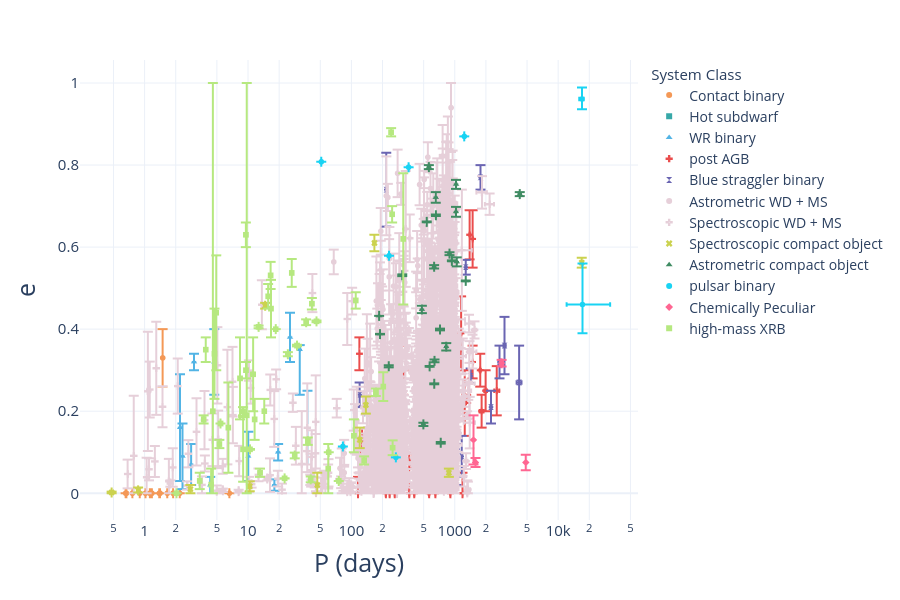

Notebook code for this chart:
### Code cell
## Perios vs eccentricity 
make_scatter(
    df,
    x='Period', y='Eccentricity',
    out_html=None,
    out_pdf=None,
    x_log=True, y_log=False,
    x_title=r'P (days)', 
    y_title=r'e',  
    export_legend_to_pdf=False, 
    export_height=600,
    export_width=900,
    export_scale=3
)

### Figure 1 — Plotly figure (JSON) as saved in the notebook; plotly's stock layout.template omitted (floating-point values rounded to 4 significant figures; data arrays with more than 128 entries replaced by an {"elided": "..."} marker saying what was removed)
{"data": [{"customdata": [["O6-7:(f):", "O4 f +", "MS", "MS", 0.0006, 0.0006, 0, 0], ["O4.5-6V", "O6V", "MS", "MS", 0, 0, 0, 0], ["O7V", "O8V", "MS", "MS", 0, 0, 0, 0], ["O6.5V((f))", "O6V((f))", "MS", "MS", 1e-05, 1e-05, 0, 0], ["O4.5 V(n)((fc))z", "O5.5 V(n)((fc))z", "MS", "MS", 0, 0, 0, 0], ["B1V", "B1V", "MS", "MS", 0, 0, 0, 0], ["B1V", "B1V", "MS", "MS", 0, 0, 0, 0], ["B", "B", "MS", "MS", 0.001, 0.001, 0, 0], ["B0.5V", "B2V", "MS", "MS", 0, 0, 0.07, 0.07], ["B1-1.5V", "B1-1.5V", "MS", "MS", 0, 0, 0, 0], ["B0V", "B1-2 IV/V", "MS", "MS", 1e-05, 1e-05, 0, 0], ["B0V", "B1.5III", "MS", "MS", 1e-05, 1e-05, 0, 0], ["B5V", "B5/7V", "MS", "MS", 3e-05, 3e-05, 0, 0], ["O6.5-7 Ia", "Ofpe/WN9", "MS", "MS", 3e-05, 3e-05, 0, 0], ["O9V", "O9V", "MS", "MS", 0, 0, 0, 0]], "error_x": {"array": [0.0006, 0.0, 0.0, 1e-05, 0.0, 0.0, 0.0, 0.001, 0.0, 0.0, 1e-05, 1e-05, 3e-05, 3e-05, 0.0], "arrayminus": [0.0006, 0.0, 0.0, 1e-05, 0.0, 0.0, 0.0, 0.001, 0.0, 0.0, 1e-05, 1e-05, 3e-05, 3e-05, 0.0]}, "error_y": {"array": [0.0, 0.0, 0.0, 0.0, 0.0, 0.0, 0.0, 0.0, 0.07, 0.0, 0.0, 0.0, 0.0, 0.0, 0.0], "arrayminus": [0.0, 0.0, 0.0, 0.0, 0.0, 0.0, 0.0, 0.0, 0.07, 0.0, 0.0, 0.0, 0.0, 0.0, 0.0]}, "hovertemplate": "<b>%{hovertext}</b><br><br>system_class=Contact binary<br>Period=%{x}<br>Eccentricity=%{y}<br>obs_type_1=%{customdata[0]}<br>obs_type_2=%{customdata[1]}<br>evol_type_1=%{customdata[2]}<br>evol_type_2=%{customdata[3]}<br>Period_err_plus=%{customdata[4]}<br>Period_err_minus=%{customdata[5]}<br>Eccentricity_err_plus=%{customdata[6]}<br>Eccentricity_err_minus=%{customdata[7]}<extra></extra>", "hovertext": ["LSS 3074", "MY Cam", "TU Mus", "V382 Cyg", "VFTS 352", "CT Tau", "GU Mon", "SV Cen", "V606 Cen", "V701 Sco", "V745 Cas", "VFTS 066", "RZ Pyx", "V729 Cyg", "HD 64315B"], "legendgroup": "Contact binary", "marker": {"color": "#f49856", "symbol": "circle"}, "mode": "markers", "name": "Contact binary", "showlegend": true, "type": "scattergl", "x": [2.185, 1.175, 1.387, 1.886, 1.124, 0.6668, 0.8966, 1.658, 1.495, 0.7619, 1.411, 1.141, 0.6563, 6.598, 1.019], "xaxis": "x", "y": [0.0, 0.0, 0.0, 0.0, 0.0, 0.0, 0.0, 0.0, 0.33, 0.0, 0.0, 0.0, 0.0, 0.0, 0.0], "yaxis": "y"}, {"customdata": [["Be", "sdOB", "MS", "He-star", 0.038, 0.038, 0.01, 0.01]], "error_x": {"array": [0.038], "arrayminus": [0.038]}, "error_y": {"array": [0.01], "arrayminus": [0.01]}, "hovertemplate": "<b>%{hovertext}</b><br><br>system_class=Hot subdwarf<br>Period=%{x}<br>Eccentricity=%{y}<br>obs_type_1=%{customdata[0]}<br>obs_type_2=%{customdata[1]}<br>evol_type_1=%{customdata[2]}<br>evol_type_2=%{customdata[3]}<br>Period_err_plus=%{customdata[4]}<br>Period_err_minus=%{customdata[5]}<br>Eccentricity_err_plus=%{customdata[6]}<br>Eccentricity_err_minus=%{customdata[7]}<extra></extra>", "hovertext": ["HD200310"], "legendgroup": "Hot subdwarf", "marker": {"color": "#37a8a8", "symbol": "square"}, "mode": "markers", "name": "Hot subdwarf", "showlegend": true, "type": "scattergl", "x": [147.6], "xaxis": "x", "y": [0.2], "yaxis": "y"}, {"customdata": [["O6 V", "WR-WN4", "MS", "He-star", 0.002, 0.002, 0.014, 0.014], ["B1.5 V", "WR-WN3", "MS", "He-star", 0.0003, 0.0003, 0.13, 0.13], ["O9 V", "WR-WN3", "MS", "He-star", 0.0002, 0.0002, 0.05, 0.05], ["O9 V", "WR-WN4", "MS", "He-star", 0.03, 0.03, 0.011, 0.11], ["O9 V", "WR-WN4", "MS", "He-star", 0.0007, 0.0007, 0.08, 0.08], ["O9 V", "WR-WN4", "MS", "He-star", 0.06, 0.06, 0.09, 0.09], ["O6.5 V", "WR-WN3", "MS", "He-star", 0.0005, 0.0005, 0.08, 0.08], ["O7.5 III", "WR-WN7", "MS", "He-star", 0.00029, 0.00029, 0.02, 0.02], ["O6 V", "WR-WN3", "MS", "He-star", 0.0006, 0.0006, 0.02, 0.02], ["O7 V", "WR-WN3", "MS", "He-star", 0.04, 0.04, 0.06, 0.06], ["O-O9", "WR-WN3", "MS", "He-star", 0.005, 0.005, 0.06, 0.06], ["O-O6 I", "WR-WN4", "MS", "He-star", 0.0005, 0.0005, 0.02, 0.02], ["O-O4 V", "WR-WO4", "MS", "He-star", 0.0005, 0.0005, 0.02, 0.02]], "error_x": {"array": [0.002, 0.0003, 0.0002, 0.03, 0.0007, 0.06, 0.0005, 0.00029, 0.0006, 0.04, 0.005, 0.0005, 0.0005], "arrayminus": [0.002, 0.0003, 0.0002, 0.03, 0.0007, 0.06, 0.0005, 0.00029, 0.0006, 0.04, 0.005, 0.0005, 0.0005]}, "error_y": {"array": [0.014, 0.13, 0.05, 0.011, 0.08, 0.09, 0.08, 0.02, 0.02, 0.06, 0.06, 0.02, 0.02], "arrayminus": [0.014, 0.13, 0.05, 0.11, 0.08, 0.09, 0.08, 0.02, 0.02, 0.06, 0.06, 0.02, 0.02]}, "hovertemplate": "<b>%{hovertext}</b><br><br>system_class=WR binary<br>Period=%{x}<br>Eccentricity=%{y}<br>obs_type_1=%{customdata[0]}<br>obs_type_2=%{customdata[1]}<br>evol_type_1=%{customdata[2]}<br>evol_type_2=%{customdata[3]}<br>Period_err_plus=%{customdata[4]}<br>Period_err_minus=%{customdata[5]}<br>Eccentricity_err_plus=%{customdata[6]}<br>Eccentricity_err_minus=%{customdata[7]}<extra></extra>", "hovertext": ["BAT99 19", "BAT99 29", "BAT99 43", "BAT99 49", "BAT99 59", "BAT99 64", "BAT99 71", "BAT99 77", "BAT99 92", "BAT99 126", "SMC AB 3", "SMC AB 7", "SMC AB 8"], "legendgroup": "WR binary", "marker": {"color": "#52b4e5", "symbol": "triangle-up"}, "mode": "markers", "name": "WR binary", "showlegend": true, "type": "scattergl", "x": [17.99, 2.202, 2.816, 31.69, 4.713, 37.59, 2.326, 3.003, 4.312, 25.5, 10.05, 19.56, 19.56], "xaxis": "x", "y": [0.02, 0.16, 0.07, 0.35, 0.32, 0.16, 0.09, 0.32, 0.02, 0.38, 0.09, 0.1, 0.1], "yaxis": "y"}, {"customdata": {"elided": "33x8 mixed values"}, "error_x": {"array": [0.2, 1.2, 0.4, 0.02, 36.0, 14.0, 1.1, 0.2, 0.3, 61.0, 5.9, 8.7, 1.0, 0.7, 80.0, 0.1, 0.04, 0.7, 0.4, 1.0, 27.0, 0.7, 3.5, 12.0, 0.7, 0.08, 0.1, 10.0, 0.002, 2.2, 7.6, 5.3, 143.0], "arrayminus": [0.2, 1.2, 0.4, 0.02, 36.0, 14.0, 1.1, 0.2, 0.3, 61.0, 5.9, 8.7, 1.0, 0.7, 80.0, 0.1, 0.04, 0.7, 0.4, 1.0, 27.0, 0.7, 3.5, 12.0, 0.7, 0.08, 0.1, 10.0, 0.002, 2.2, 7.6, 5.3, 143.0]}, "error_y": {"array": [0.07, 0.05, 0.006, 0.005, 0.08, 0.09, 0.03, 0.02, 0.01, 0.05, 0.03, 0.04, 0.1, 0.05, 0.04, 0.01, 0.02, 0.05, 0.03, 0.02, 0.04, 0.02, 0.13, 0.06, 0.03, 0.03, 0.04, 0.07, 0.04, 0.04, 0.06, 0.04, 0.06], "arrayminus": [0.07, 0.0, 0.006, 0.005, 0.08, 0.09, 0.03, 0.02, 0.01, 0.05, 0.0, 0.04, 0.0, 0.05, 0.04, 0.01, 0.0, 0.0, 0.0, 0.02, 0.04, 0.02, 0.0, 0.06, 0.03, 0.03, 0.04, 0.07, 0.0, 0.0, 0.0, 0.04, 0.06]}, "hovertemplate": "<b>%{hovertext}</b><br><br>system_class=post AGB<br>Period=%{x}<br>Eccentricity=%{y}<br>obs_type_1=%{customdata[0]}<br>obs_type_2=%{customdata[1]}<br>evol_type_1=%{customdata[2]}<br>evol_type_2=%{customdata[3]}<br>Period_err_plus=%{customdata[4]}<br>Period_err_minus=%{customdata[5]}<br>Eccentricity_err_plus=%{customdata[6]}<br>Eccentricity_err_minus=%{customdata[7]}<extra></extra>", "hovertext": ["89 Her", "AC Her", "BD+39 4926", "BD+46 442", "DY Ori", "EP Lyr", "HD 44179", "HD 46703", "HD 52961", "HD 95767", "HD 108015", "HD 131356", "HD 158616", "HD 213985", "HP Lyr", "HR 4049", "IRAS 05208-2035", "IRAS 06165+3158", "IRAS 06452-3456", "IRAS 08544-4431", "IRAS 09144-4933", "IRAS 15469-5311", "IRAS 16230-3410", "IRAS 17038-4815", "IRAS 19125+0343", "IRAS 19135+3937", "IRAS 19157-0247", "RU Cen", "SAO 173329", "ST Pup", "SX Cen", "TW Cam", "U Mon"], "legendgroup": "post AGB", "marker": {"color": "#ea4d4d", "symbol": "cross"}, "mode": "markers", "name": "post AGB", "showlegend": true, "type": "scattergl", "x": [289.1, 1189.0, 871.7, 140.8, 1248.0, 1151.0, 317.6, 597.4, 1289.0, 1989.0, 906.3, 1488.0, 363.3, 259.6, 1818.0, 430.6, 234.4, 262.6, 215.4, 501.1, 1762.0, 390.2, 649.8, 1394.0, 519.7, 127.0, 119.6, 1489.0, 116.0, 406.0, 564.3, 662.2, 2550.0], "xaxis": "x", "y": [0.29, 0.0, 0.024, 0.085, 0.22, 0.39, 0.27, 0.3, 0.23, 0.25, 0.0, 0.32, 0.0, 0.21, 0.2, 0.3, 0.0, 0.0, 0.0, 0.2, 0.3, 0.08, 0.0, 0.63, 0.24, 0.13, 0.34, 0.62, 0.0, 0.0, 0.0, 0.25, 0.25], "yaxis": "y"}, {"customdata": {"elided": "17x8 mixed values"}, "error_x": {"array": [4.0, 30.0, 8.0, 8.0, 70.0, 1.6, 1.7, 2.4, 12.0, 3.0, 0.04, 9.0, 7.0, 60.0, 6.0, 230.0, 0.4], "arrayminus": [4.0, 30.0, 8.0, 8.0, 70.0, 1.6, 1.7, 2.4, 12.0, 3.0, 0.04, 9.0, 7.0, 60.0, 6.0, 230.0, 0.4]}, "error_y": {"array": [0.03, 0.04, 0.05, 0.05, 0.07, 0.015, 0.04, 0.013, 0.03, 0.05, 0.03, 0.018, 0.018, 0.04, 0.07, 0.09, 0.09], "arrayminus": [0.03, 0.04, 0.05, 0.05, 0.07, 0.015, 0.04, 0.013, 0.03, 0.05, 0.03, 0.018, 0.018, 0.04, 0.07, 0.09, 0.09]}, "hovertemplate": "<b>%{hovertext}</b><br><br>system_class=Blue straggler binary<br>Period=%{x}<br>Eccentricity=%{y}<br>obs_type_1=%{customdata[0]}<br>obs_type_2=%{customdata[1]}<br>evol_type_1=%{customdata[2]}<br>evol_type_2=%{customdata[3]}<br>Period_err_plus=%{customdata[4]}<br>Period_err_minus=%{customdata[5]}<br>Eccentricity_err_plus=%{customdata[6]}<br>Eccentricity_err_minus=%{customdata[7]}<extra></extra>", "hovertext": ["Cl* NGC 188 PKM 451", "Cl* NGC 188 PKM 1888", "Cl* NGC 188 PKM 2679", "Cl* NGC 188 PKM 4348", "Cl* NGC 188 PKM 4540", "Cl* NGC 188 PKM 4581", "Cl* NGC 188 PKM 4589", "Cl* NGC 188 PKM 4970", "Cl* NGC 188 PKM 5325", "Cl* NGC 188 PKM 5350", "Cl* NGC 188 PKM 5379", "Cl* NGC 188 PKM 5434", "Cl* NGC 188 PKM 5671", "[NMM2020] WOCS 5011", "[NMM2020] WOCS 10011", "[NMM2020] WOCS 20009", "[NMM2020] WOCS 36011"], "legendgroup": "Blue straggler binary", "marker": {"color": "#6a65b2", "symbol": "hourglass"}, "mode": "markers", "name": "Blue straggler binary", "showlegend": true, "type": "scattergl", "x": [722.0, 2240.0, 1033.0, 1168.0, 3030.0, 546.7, 615.2, 1003.0, 1772.0, 690.0, 120.2, 1277.0, 1423.0, 2710.0, 517.0, 4190.0, 217.6], "xaxis": "x", "y": [0.34, 0.21, 0.07, 0.09, 0.36, 0.269, 0.21, 0.095, 0.77, 0.07, 0.24, 0.551, 0.286, 0.32, 0.37, 0.27, 0.74], "yaxis": "y"}, {"customdata": {"elided": "3136x8 mixed values"}, "error_x": {"array": {"elided": "3136 float values"}, "arrayminus": {"elided": "3136 float values"}}, "error_y": {"array": {"elided": "3136 float values"}, "arrayminus": {"elided": "3136 float values"}}, "hovertemplate": "<b>%{hovertext}</b><br><br>system_class=Astrometric WD + MS<br>Period=%{x}<br>Eccentricity=%{y}<br>obs_type_1=%{customdata[0]}<br>obs_type_2=%{customdata[1]}<br>evol_type_1=%{customdata[2]}<br>evol_type_2=%{customdata[3]}<br>Period_err_plus=%{customdata[4]}<br>Period_err_minus=%{customdata[5]}<br>Eccentricity_err_plus=%{customdata[6]}<br>Eccentricity_err_minus=%{customdata[7]}<extra></extra>", "hovertext": {"elided": "3136 str values"}, "legendgroup": "Astrometric WD + MS", "marker": {"color": "#e6cfd9", "symbol": "circle"}, "mode": "markers", "name": "Astrometric WD + MS", "showlegend": true, "type": "scattergl", "x": {"elided": "3136 float values"}, "xaxis": "x", "y": {"elided": "3136 float values"}, "yaxis": "y"}, {"customdata": {"elided": "238x8 mixed values"}, "error_x": {"array": {"elided": "238 float values"}, "arrayminus": {"elided": "238 float values"}}, "error_y": {"array": {"elided": "238 float values"}, "arrayminus": {"elided": "238 float values"}}, "hovertemplate": "<b>%{hovertext}</b><br><br>system_class=Spectroscopic WD + MS<br>Period=%{x}<br>Eccentricity=%{y}<br>obs_type_1=%{customdata[0]}<br>obs_type_2=%{customdata[1]}<br>evol_type_1=%{customdata[2]}<br>evol_type_2=%{customdata[3]}<br>Period_err_plus=%{customdata[4]}<br>Period_err_minus=%{customdata[5]}<br>Eccentricity_err_plus=%{customdata[6]}<br>Eccentricity_err_minus=%{customdata[7]}<extra></extra>", "hovertext": {"elided": "238 str values"}, "legendgroup": "Spectroscopic WD + MS", "marker": {"color": "#e6cfd9", "symbol": "cross-dot"}, "mode": "markers", "name": "Spectroscopic WD + MS", "showlegend": true, "type": "scattergl", "x": {"elided": "238 float values"}, "xaxis": "x", "y": {"elided": "238 float values"}, "yaxis": "y"}, {"customdata": [["O7V", "Unknown", "MS", "BH", 0.0004, 0.0004, 0.012, 0.012], ["Unknown", "Unknown", "MS", "BH", 0.09, 0.09, 0.02, 0.02], ["O6.5III", "Unknown", "MS", "BH", 0.00085, 0.00085, 0.007, 0.007], ["RG", "BH?", "RGB", "Unknown", 2, 2, 0.01, 0.01], ["Unknown", "NS/WD?", "MS", "NS", 0, 0, 0.007, 0.005], ["RG", "NS/WD?", "RGB", "NS", 438, 401, 0.012, 0.012], ["Unknown", "NS/WD?", "MS", "NS", 2e-05, 2e-05, 0.01, 0.01], ["Unknown", "NS/WD?", "MS", "NS", 0.2, 0.19, 0.03, 0.02], ["RG", "NS/WD/MS?", "RGB", "NS", 0.12, 0.08, 0.03, 0.02], ["Unknown", "WD/NS?", "MS", "NS", 1e-05, 1e-05, 0.002, 0.002], ["Unknown", "Unknown", "MS", "NS", 0.66, 0.61, 0.021, 0.021]], "error_x": {"array": [0.0004, 0.09, 0.00085, 2.0, 0.0, 438.0, 2e-05, 0.2, 0.12, 1e-05, 0.66], "arrayminus": [0.0004, 0.09, 0.00085, 2.0, 0.0, 401.0, 2e-05, 0.19, 0.08, 1e-05, 0.61]}, "error_y": {"array": [0.012, 0.02, 0.007, 0.01, 0.007, 0.012, 0.01, 0.03, 0.03, 0.002, 0.021], "arrayminus": [0.012, 0.02, 0.007, 0.01, 0.005, 0.012, 0.01, 0.02, 0.02, 0.002, 0.021]}, "hovertemplate": "<b>%{hovertext}</b><br><br>system_class=Spectroscopic compact object<br>Period=%{x}<br>Eccentricity=%{y}<br>obs_type_1=%{customdata[0]}<br>obs_type_2=%{customdata[1]}<br>evol_type_1=%{customdata[2]}<br>evol_type_2=%{customdata[3]}<br>Period_err_plus=%{customdata[4]}<br>Period_err_minus=%{customdata[5]}<br>Eccentricity_err_plus=%{customdata[6]}<br>Eccentricity_err_minus=%{customdata[7]}<extra></extra>", "hovertext": ["VFTS 243", "NGC 3201 #12560", "HD 130298", "G3425", "2MASS J06163552", "56 UMa", "J0606+2132", "G3431", "G8441", "LAMOST J2354", "G4031"], "legendgroup": "Spectroscopic compact object", "marker": {"color": "#cbd24f", "symbol": "x"}, "mode": "markers", "name": "Spectroscopic compact object", "showlegend": true, "type": "scattergl", "x": [10.4, 167.0, 14.63, 877.0, 0.8666, 16910.0, 2.774, 120.6, 46.81, 0.4799, 138.0], "xaxis": "x", "y": [0.017, 0.61, 0.457, 0.05, 0.007, 0.562, 0.01, 0.13, 0.02, 0.002, 0.215], "yaxis": "y"}, {"customdata": {"elided": "24x8 mixed values"}, "error_x": {"array": [0.003, 0.6, 98.5, 0.5, 0.05, 0.07, 0.11, 0.26, 0.4, 0.18, 0.29, 0.31, 0.22, 0.21, 0.7, 0.6, 0.6, 0.9, 5.0, 0.7, 0.5, 3.3, 5.0, 2.1], "arrayminus": [0.003, 0.6, 98.5, 0.5, 0.05, 0.07, 0.11, 0.26, 0.4, 0.18, 0.29, 0.31, 0.22, 0.21, 0.7, 0.6, 0.6, 0.9, 5.0, 0.7, 0.5, 3.3, 5.0, 2.1]}, "error_y": {"array": [2e-05, 0.0009, 0.0048, 0.002, 0.0007, 0.0026, 0.0021, 0.009, 0.004, 0.001, 0.005, 0.001, 0.004, 0.001, 0.0033, 0.013, 0.0018, 0.0021, 0.009, 0.0035, 0.0011, 0.012, 0.011, 0.011], "arrayminus": [2e-05, 0.0009, 0.0048, 0.002, 0.0007, 0.0026, 0.0021, 0.009, 0.004, 0.001, 0.005, 0.001, 0.004, 0.001, 0.0033, 0.013, 0.0018, 0.0021, 0.009, 0.0035, 0.0011, 0.012, 0.011, 0.011]}, "hovertemplate": "<b>%{hovertext}</b><br><br>system_class=Astrometric compact object<br>Period=%{x}<br>Eccentricity=%{y}<br>obs_type_1=%{customdata[0]}<br>obs_type_2=%{customdata[1]}<br>evol_type_1=%{customdata[2]}<br>evol_type_2=%{customdata[3]}<br>Period_err_plus=%{customdata[4]}<br>Period_err_minus=%{customdata[5]}<br>Eccentricity_err_plus=%{customdata[6]}<br>Eccentricity_err_minus=%{customdata[7]}<extra></extra>", "hovertext": ["Gaia BH1", "Gaia BH2", "Gaia BH3", "Gaia NS1", "J0553-1349", "J2057-4742", "J1553-6846", "J2102+3703", "J0742-4749", "J0152-2049", "J0003-5604", "J1733+5808", "J1150-2203", "J1449+6919", "J0217-7541", "J0639-3655", "J1739+4502", "J0036-0932", "J1048+6547", "J2145+2837", "J2244-2236", "J0824+5254", "J0230+5950", "J0634+6256"], "legendgroup": "Astrometric compact object", "marker": {"color": "#408c63", "symbol": "triangle-up"}, "mode": "markers", "name": "Astrometric compact object", "showlegend": true, "type": "scattergl", "x": [185.4, 1277.0, 4253.0, 730.9, 189.1, 230.2, 310.2, 481.0, 497.6, 536.1, 561.8, 570.9, 631.8, 632.6, 636.1, 654.6, 657.4, 719.8, 827.0, 889.5, 938.3, 1027.0, 1029.0, 1046.0], "xaxis": "x", "y": [0.4323, 0.5176, 0.7291, 0.123, 0.3879, 0.3095, 0.5314, 0.448, 0.168, 0.6615, 0.795, 0.3093, 0.552, 0.2668, 0.3228, 0.721, 0.6777, 0.3993, 0.357, 0.584, 0.5666, 0.686, 0.753, 0.564], "yaxis": "y"}, {"customdata": [["MS/WD?", "Unknown", "MS", "NS", 0.0003, 0.0003, 1e-05, 1e-05], ["MS/WD?", "Unknown", "MS", "NS", 5e-05, 5e-05, 0, 0], ["BIV", "Unknown", "MS", "NS", 0, 0, 0, 0], ["Be", "Unknown", "MS", "NS", 1e-05, 1e-05, 0, 0], ["B", "Unknown", "MS", "NS", 0, 0, 0, 0], ["Be", "Unknown", "MS", "NS", 670, 1000, 0.028, 0.025], ["O/Be", "Unknown", "MS", "NS", 0, 0, 0, 0], ["B6V", "Unknown", "MS", "NS", 14610, 5114, 0.1, 0.07]], "error_x": {"array": [0.0003, 5e-05, 0.0, 1e-05, 0.0, 670.0, 0.0, 14610.0], "arrayminus": [0.0003, 5e-05, 0.0, 1e-05, 0.0, 1000.0, 0.0, 5114.0]}, "error_y": {"array": [1e-05, 0.0, 0.0, 0.0, 0.0, 0.028, 0.0, 0.1], "arrayminus": [1e-05, 0.0, 0.0, 0.0, 0.0, 0.025, 0.0, 0.07]}, "hovertemplate": "<b>%{hovertext}</b><br><br>system_class=pulsar binary<br>Period=%{x}<br>Eccentricity=%{y}<br>obs_type_1=%{customdata[0]}<br>obs_type_2=%{customdata[1]}<br>evol_type_1=%{customdata[2]}<br>evol_type_2=%{customdata[3]}<br>Period_err_plus=%{customdata[4]}<br>Period_err_minus=%{customdata[5]}<br>Eccentricity_err_plus=%{customdata[6]}<br>Eccentricity_err_minus=%{customdata[7]}<extra></extra>", "hovertext": ["PSR B1820-11", "PSR J1954+2529", "PSR J0045-7319", "PSR B1259-63", "PSR J1638-4725", "PSR J2032+4127", "PSR J2108+4516", "PSR J0210+5845"], "legendgroup": "pulsar binary", "marker": {"color": "#19d3f3", "symbol": "circle"}, "mode": "markers", "name": "pulsar binary", "showlegend": true, "type": "scattergl", "x": [357.8, 82.72, 51.17, 1237.0, 231.0, 17000.0, 269.4, 17180.0], "xaxis": "x", "y": [0.7946, 0.114, 0.8079, 0.8699, 0.5789, 0.961, 0.08742, 0.46], "yaxis": "y"}, {"customdata": [["sgCH", "Unknown", "MS", "WD", 20, 20, 0.019, 0.019], ["dBa", "Unknown", "MS", "WD", 6, 6, 0.011, 0.011], ["dBa", "Unknown", "MS", "WD", 11, 11, 0.06, 0.06], ["dBa", "Unknown", "MS", "WD", 99, 99, 0.008, 0.008]], "error_x": {"array": [20.0, 6.0, 11.0, 99.0], "arrayminus": [20.0, 6.0, 11.0, 99.0]}, "error_y": {"array": [0.019, 0.011, 0.06, 0.008], "arrayminus": [0.019, 0.011, 0.06, 0.008]}, "hovertemplate": "<b>%{hovertext}</b><br><br>system_class=Chemically Peculiar<br>Period=%{x}<br>Eccentricity=%{y}<br>obs_type_1=%{customdata[0]}<br>obs_type_2=%{customdata[1]}<br>evol_type_1=%{customdata[2]}<br>evol_type_2=%{customdata[3]}<br>Period_err_plus=%{customdata[4]}<br>Period_err_minus=%{customdata[5]}<br>Eccentricity_err_plus=%{customdata[6]}<br>Eccentricity_err_minus=%{customdata[7]}<extra></extra>", "hovertext": ["BD-10d4311", "BD-18d255", "BD+18d5215", "HD98991"], "legendgroup": "Chemically Peculiar", "marker": {"color": "#FF6692", "symbol": "diamond"}, "mode": "markers", "name": "Chemically Peculiar", "showlegend": true, "type": "scattergl", "x": [4865.0, 1585.0, 1516.0, 2836.0], "xaxis": "x", "y": [0.075, 0.075, 0.13, 0.317], "yaxis": "y"}, {"customdata": {"elided": "49x8 mixed values"}, "error_x": {"array": [0.0014, 0.089, 0.0006, 0.0004, 0.0028, 0.2, 0.29, 0.6, 0.3, 0.7, 0.5, 0.15, 0.4, 0.0002, 0.00045, 0.4, 0.0004, 0.00046, 0.029, 0.002, 0.002, 0.15, 2e-05, 0.25, 0.03, 0.01, 0.00013, 4e-06, 0.0004, 0.001, 0.00036, 0.0009, 0.0004, 8e-05, 0.0016, 0.00028, 0.01, 0.003, 0.09, 0.0002, 0.0003, 0.0009, 0.0, 0.6, 0.007, 0.0005, 0.00088, 0.04, 0.04], "arrayminus": [0.0014, 0.089, 0.0006, 0.0004, 0.0028, 0.2, 0.29, 0.6, 0.3, 0.7, 0.5, 0.15, 0.4, 0.0002, 0.00045, 0.4, 0.0004, 0.00046, 0.029, 0.002, 0.002, 0.15, 2e-05, 0.25, 0.03, 0.01, 0.00013, 4e-06, 0.0004, 0.001, 0.00036, 0.0009, 0.0004, 8e-05, 0.0016, 0.00028, 0.01, 0.003, 0.09, 0.0002, 0.0003, 0.0009, 0.0, 0.6, 0.007, 0.0005, 0.00088, 0.04, 0.04]}, "error_y": {"array": [0.03, 0.035, 0.05, 0.005, 0.034, 0.007, 0.007, 0.018, 0.02, 0.16, 0.09, 0.06, 0.04, 0.03, 0.079, 0.02, 0.033, 0.01, 0.0, 0.03, 0.014, 0.07, 0.01, 0.0, 0.01, 0.01, 0.001, 0.02, 0.81, 0.002, 0.14, 0.8, 0.0, 0.03, 0.11, 0.11, 0.01, 0.0, 0.009, 0.0003, 0.1, 0.039, 0.01, 0.009, 0.007, 0.002, 0.0032, 0.02, 0.0], "arrayminus": [0.03, 0.035, 0.05, 0.005, 0.034, 0.007, 0.007, 0.018, 0.02, 0.16, 0.09, 0.06, 0.04, 0.03, 0.079, 0.02, 0.033, 0.01, 0.0, 0.03, 0.014, 0.07, 0.01, 0.0, 0.01, 0.01, 0.001, 0.02, 0.19, 0.002, 0.14, 0.2, 0.0, 0.03, 0.11, 0.11, 0.01, 0.0, 0.009, 0.0003, 0.1, 0.021, 0.01, 0.009, 0.007, 0.002, 0.0032, 0.02, 0.0]}, "hovertemplate": "<b>%{hovertext}</b><br><br>system_class=high-mass XRB<br>Period=%{x}<br>Eccentricity=%{y}<br>obs_type_1=%{customdata[0]}<br>obs_type_2=%{customdata[1]}<br>evol_type_1=%{customdata[2]}<br>evol_type_2=%{customdata[3]}<br>Period_err_plus=%{customdata[4]}<br>Period_err_minus=%{customdata[5]}<br>Eccentricity_err_plus=%{customdata[6]}<br>Eccentricity_err_minus=%{customdata[7]}<extra></extra>", "hovertext": ["IGR J00370+6122", "gam Cas", "2S 0114+650", "4U 0115+634", "LS I+61 303", "Swift J0243.6+6124", "V 0332+53", "X Per", "1A 0535+262", "HD 259440", "SAX J0635.2+0533", "SGR 0755-2933", "GS 0834-430", "IGR J08408-4503", "Vela X-1", "GRO J1008-57", "1FGL J1018.6-5856", "HD 96670", "Cen X-3", "1E 1145.1-6141", "GX 301-2", "Cir X-1", "4U 1538-522", "XTE J1543-568", "SWIFT J1626.6-5156", "AX J1631.9-4752", "OAO 1657-415", "4U 1700-377", "EXO 1722-363", "GRO J1750-27", "IGR J17544-2619", "IGR J18027-2016", "IGR J18214-1318", "LS 5039", "AX J1841.0-0536", "IGR J18450-0435", "3A 1845-024", "IGR J18483-0311", "XTE J1859+083", "4U 1901+03", "4U 1907+097", "4U 1909+07", "SS 433", "XTE J1946+274", "KS 1947+300", "EXO 2030+375", "SAX J2103.5+4545", "4U 2206+543", "MWC 656"], "legendgroup": "high-mass XRB", "marker": {"color": "#B6E880", "symbol": "square"}, "mode": "markers", "name": "high-mass XRB", "showlegend": true, "type": "scattergl", "x": [15.66, 203.4, 11.6, 24.32, 26.5, 28.3, 36.5, 250.3, 110.3, 317.3, 11.2, 59.69, 105.8, 9.544, 8.963, 247.8, 16.55, 5.284, 2.033, 14.37, 41.5, 16.68, 3.728, 75.56, 132.9, 8.96, 10.45, 3.412, 9.74, 29.81, 4.927, 4.57, 5.425, 3.906, 6.453, 4.74, 242.2, 18.55, 37.97, 22.58, 8.375, 4.401, 13.08, 172.7, 40.41, 46.02, 12.67, 9.558, 60.37], "xaxis": "x", "y": [0.48, 0.26, 0.18, 0.339, 0.537, 0.092, 0.417, 0.111, 0.47, 0.62, 0.29, 0.06, 0.14, 0.63, 0.107, 0.68, 0.531, 0.12, 0.0001, 0.2, 0.462, 0.45, 0.18, 0.03, 0.08, 0.2, 0.107, 0.03, 0.19, 0.36, 0.44, 0.2, 0.17, 0.35, 0.16, 0.34, 0.88, 0.4, 0.127, 0.0363, 0.28, 0.021, 0.05, 0.246, 0.034, 0.419, 0.4055, 0.3, 0.1], "yaxis": "y"}], "layout": {"height": 600, "legend": {"font": {"size": 14}, "itemclick": "toggle", "itemdoubleclick": "toggleothers", "title": {"font": {"size": 15}, "text": "System Class"}, "tracegroupgap": 0}, "margin": {"t": 60}, "width": 900, "xaxis": {"anchor": "y", "domain": [0, 1], "tickfont": {"size": 15}, "title": {"font": {"size": 25}, "text": "P (days)"}, "type": "log"}, "yaxis": {"anchor": "x", "domain": [0, 1], "tickfont": {"size": 15}, "title": {"font": {"size": 25}, "text": "e"}}}}
